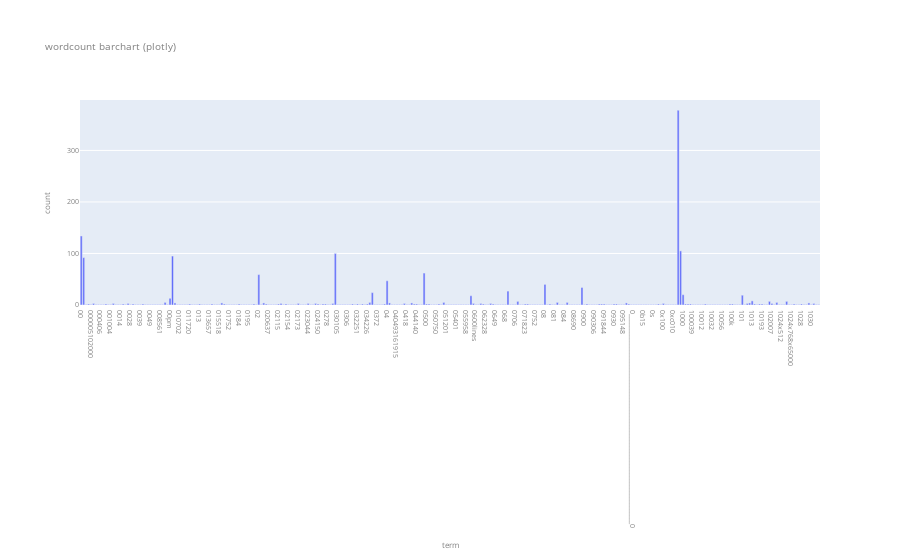
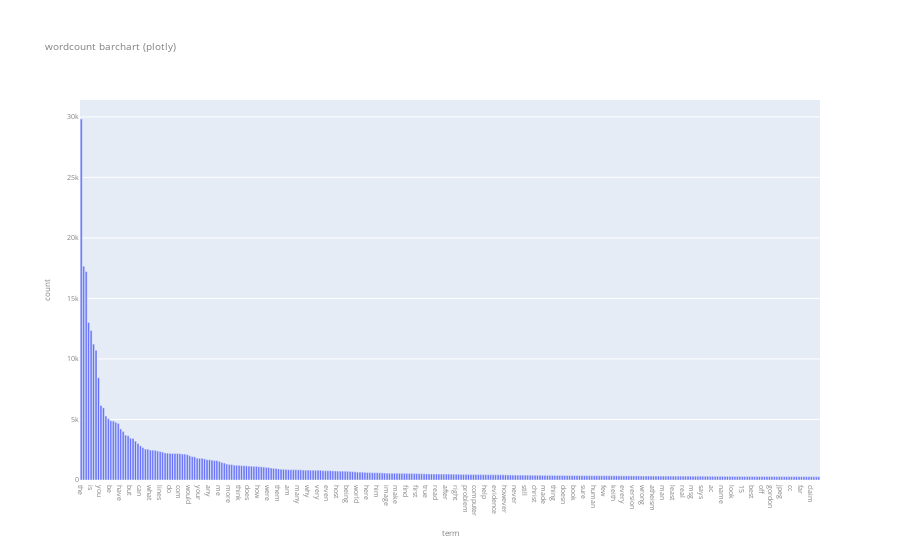

Notebook code cell kept with these figures, in order:
### Code cell
### PART 1- Take Home Assignments ###

# Exercise 2 #
# TODO: --the tryouts were deleted--

# Exercise 5 #
NA_dict = [{ 'id': 'A', 'missing_example': np.nan }, # np.nan Not a Number which is considered null value
           { 'id': 'B'                    }, # value in missing therefore null
           { 'id': 'C', 'missing_example': 'NaN'  }, # the value is string therefore non-null
           { 'id': 'D', 'missing_example': 'None' }, # the value is string therefore non-null
           { 'id': 'E', 'missing_example':  None  }, # in Python, None keyword defines a null value
           { 'id': 'F', 'missing_example': ''     }] # in panda package, empty strings aren't considered null (as written in their documentation in https://pandas.pydata.org/docs/reference/api/pandas.DataFrame.isnull.html). 
# ==> results of isnull() should return: A,B,E: true, C,D,F: False.

NA_df = pd.DataFrame(NA_dict, columns = ['id','missing_example'])
NA_df['missing_example'].isnull()


# Exercise 6 #
# TODO: CHECK DIFFERENCES BETWEEN X AND X_sample


#Exercise 8 #
X_sample = X.sample(n=1000,random_state=42)

def getSortedSeries(df):
    return df.category_name.value_counts().sort_index(key=lambda x : x.str.lower())

data_sample = getSortedSeries(X_sample)
data_full = getSortedSeries(X)
upper_bound = max(data_full + 50)

data_as_frame = pd.DataFrame({
    "data": data_full.values,
    "sample": data_sample.values
    },
    index= data_full.index
)

data_as_frame.plot(kind="bar",
    title = 'Category distribution',
    ylim = [0, upper_bound], 
    rot = 0, fontsize = 12, figsize = (7,4)
)



#Exercise 10#
def find_map_non_zeroes(table: np.ndarray) -> list:
    res = []
    for i in range(table.shape[0]):
        arr = np.where(table[i]>0)[0]
        for word_idx in arr:
            res.append((i,word_idx))
    return res

def find_matching_words(table: list,dictionary: CountVectorizer) -> list:
    res = []
    for i in table:
        res.append(dictionary.get_feature_names_out()[i[1]])

    return res

match_table = X_counts[0:5, 0:100].toarray()

#TODO: make into 1?
non_zeros = find_map_non_zeroes(match_table)
print(find_matching_words(non_zeros, count_vect))

#Exercise 11#

## TODO: 1st method- [NEED TO CHECK TERMINOLOGY!] check larger batches together, if the heatmap shows an area to be "hot", we can dissect it in another chart.
## TODO: 2nd method- [NEED TO CHECK TERMINOLOGY!] check few words across most documents to try and remove outliars 


#Exercise 12#
X_reduced = PCA(n_components = 3).fit_transform(X_counts.toarray())
col = ['coral', 'blue', 'black', 'orange']

def plot_content(axis):
    for c, category in zip(col, categories):
        xs = X_reduced[X['category_name'] == category].T[0]
        ys = X_reduced[X['category_name'] == category].T[1]
        zs = X_reduced[X['category_name'] == category].T[2]
    
        axis.scatter3D(xs, ys, zs, c = c, marker='o')

        axis.grid(color='gray', linestyle=':', linewidth=2, alpha=0.2)
        axis.set_xlabel('\nX Label')
        axis.set_ylabel('\nY Label')
        axis.set_zlabel('\nZ Label')


# plot
fig = plt.figure(figsize = (25,10))

ax = fig.add_subplot(1, 2, 1, projection='3d')
plot_content(ax)
ax.view_init(12, -23)

bx = fig.add_subplot(1, 3, 2, projection='3d')
plot_content(bx)
bx.view_init(12, 40)

cx = fig.add_subplot(1, 3, 3, projection='3d')
plot_content(cx)
cx.view_init(15, 200)

plt.show()
#TODO: check angles??
#TODO: add description for the results!!

#Exercise 13#
bar_df = pd.DataFrame(dict(
    term = count_vect.get_feature_names_out(),
    count = term_frequencies))

fig = px.bar(bar_df[:300], x = 'term', y = 'count',
             title = "wordcount barchart (plotly)")
fig.update_layout(
    font=dict(
        size=7,
        color="gray"
    )
)

fig.show()

#Exercise 14#

# 1st way: remove outliars with few occurrences, then sort the much smaller dataframe and view the top values
MIN_AMOUNT = 100
fig = px.bar(bar_df[bar_df['count'] > MIN_AMOUNT].sort_values(by="count", ascending=False)[:100],
             x = 'term', y = 'count',
             title = "wordcount barchart 2 (plotly)")
fig.update_layout(
    font=dict(
        size=9,
        color="gray"
    )
)
fig.show()


# 2nd way: sum up the amout of terms appearing a certain amount of times. this can be used to see how many terms are repetative, and we'll be able to later get data regarding said terms.
bar_df.groupby('count').count()
#  TODO: GRAPH!!!!!!!!!!!!

#Exercise 15#
#TODO: actuall long tail and not just ordered bar
fig = px.bar(bar_df[bar_df['count'] > MIN_AMOUNT].sort_values(by="count", ascending=False)[:300],
             x = 'term', y = 'count',
             title = "wordcount barchart (plotly)")
fig.update_layout(
    font=dict(
        size=7,
        color="gray"
    )
)

fig.show()

#Exercise 16#
mlb = preprocessing.LabelBinarizer()
mlb.fit(X.category_name)

X['bin_category'] = mlb.transform(X['category_name']).tolist()
X[0:9]

#result- this works great. The reason iswe originally used the names to filter out data, therefore we can promise a closed list of categories, which are the same aw were used to create the "category" property, therefore they match.
#TODO: fix explanation because it's shit.

### Figure 1 — Plotly figure (JSON) as saved in the notebook; plotly's stock layout.template omitted (floating-point values rounded to 4 significant figures; data arrays with more than 128 entries replaced by an {"elided": "..."} marker saying what was removed)
{"data": [{"alignmentgroup": "True", "hovertemplate": "term=%{x}<br>count=%{y}<extra></extra>", "legendgroup": "", "marker": {"color": "#636efa", "pattern": {"shape": ""}}, "name": "", "offsetgroup": "", "orientation": "v", "showlegend": false, "textposition": "auto", "type": "bar", "x": {"elided": "300 str values"}, "xaxis": "x", "y": {"elided": "300 int values"}, "yaxis": "y"}], "layout": {"barmode": "relative", "font": {"color": "gray", "size": 7}, "legend": {"tracegroupgap": 0}, "title": {"text": "wordcount barchart (plotly)"}, "xaxis": {"anchor": "y", "domain": [0, 1], "title": {"text": "term"}}, "yaxis": {"anchor": "x", "domain": [0, 1], "title": {"text": "count"}}}}

### Figure 2 — Plotly figure (JSON) as saved in the notebook; plotly's stock layout.template omitted (floating-point values rounded to 4 significant figures; data arrays with more than 128 entries replaced by an {"elided": "..."} marker saying what was removed)
{"data": [{"alignmentgroup": "True", "hovertemplate": "term=%{x}<br>count=%{y}<extra></extra>", "legendgroup": "", "marker": {"color": "#636efa", "pattern": {"shape": ""}}, "name": "", "offsetgroup": "", "orientation": "v", "showlegend": false, "textposition": "auto", "type": "bar", "x": {"elided": "300 str values"}, "xaxis": "x", "y": {"elided": "300 int values"}, "yaxis": "y"}], "layout": {"barmode": "relative", "font": {"color": "gray", "size": 7}, "legend": {"tracegroupgap": 0}, "title": {"text": "wordcount barchart (plotly)"}, "xaxis": {"anchor": "y", "domain": [0, 1], "title": {"text": "term"}}, "yaxis": {"anchor": "x", "domain": [0, 1], "title": {"text": "count"}}}}
